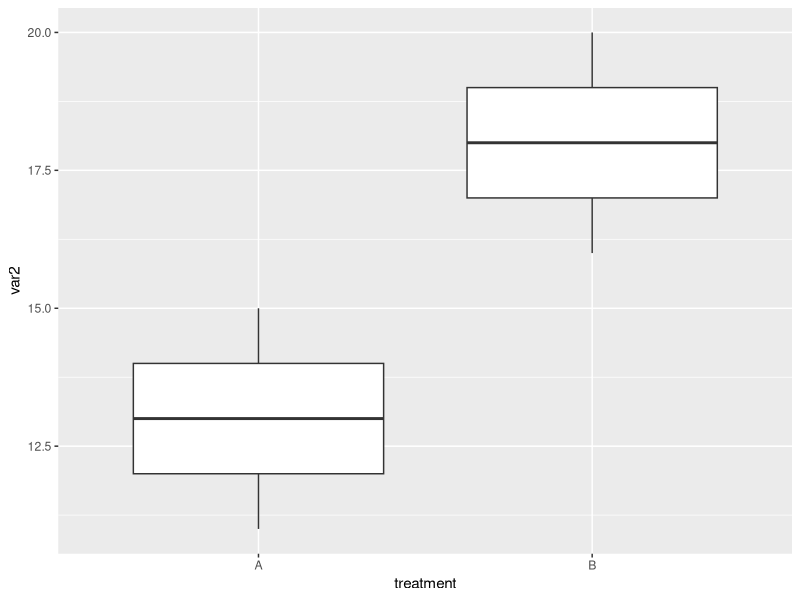
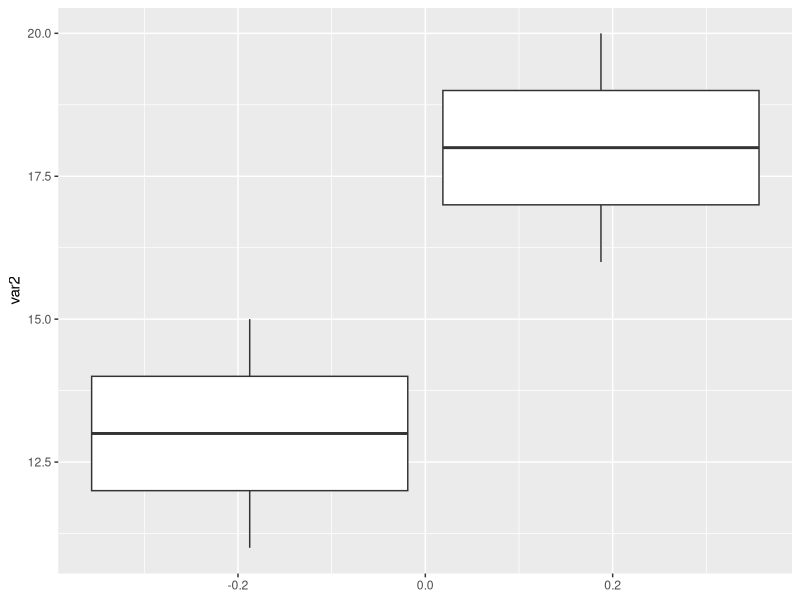
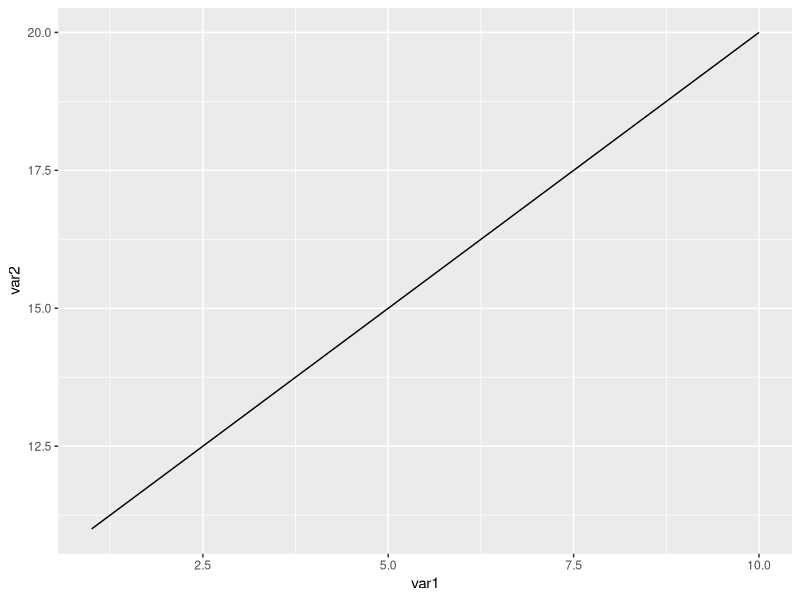
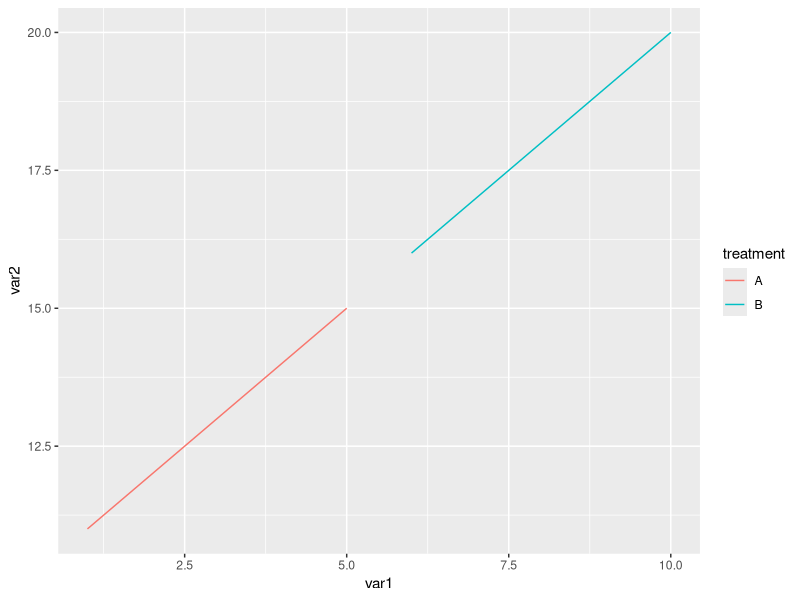
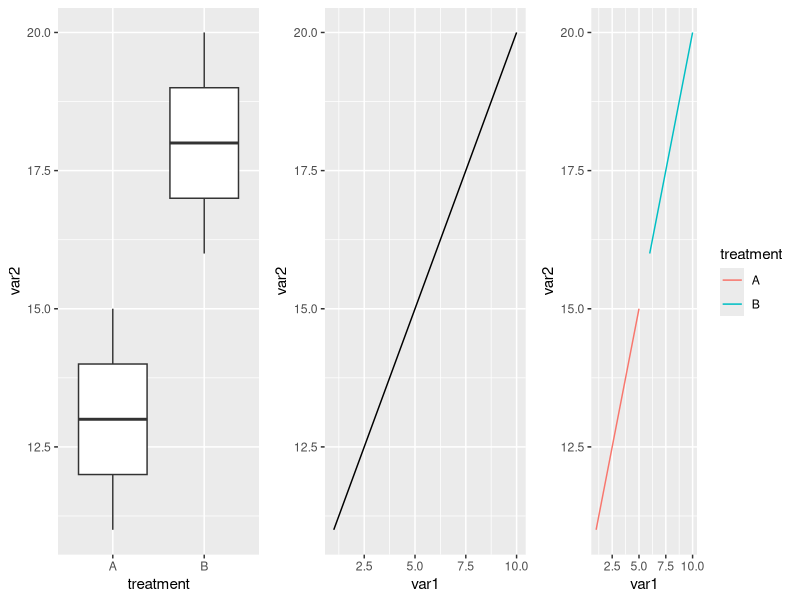
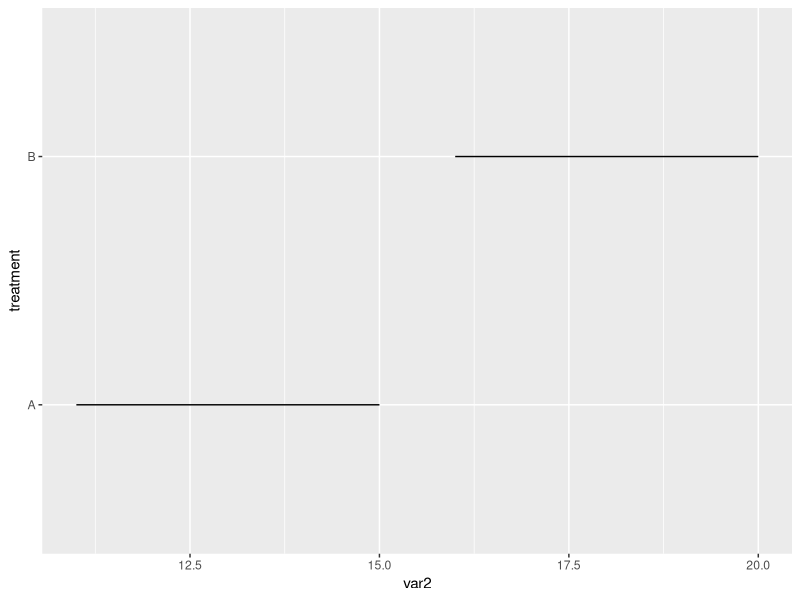
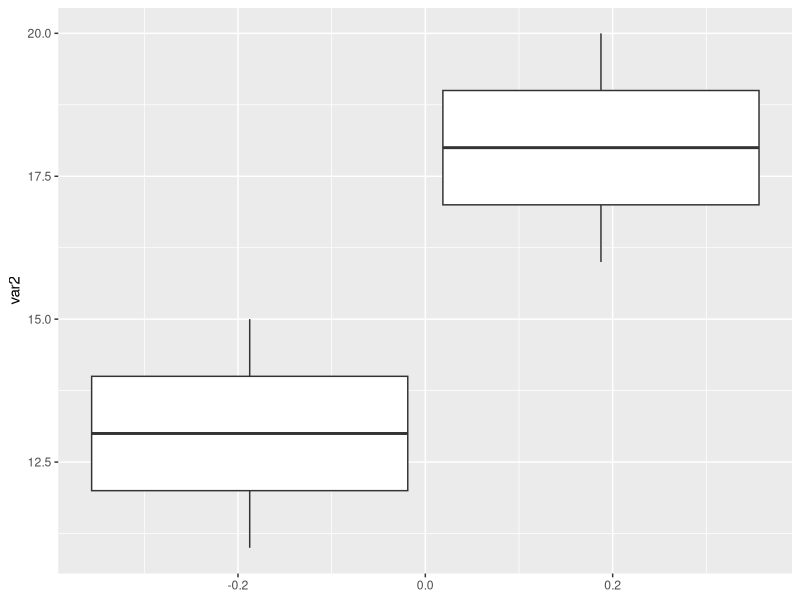
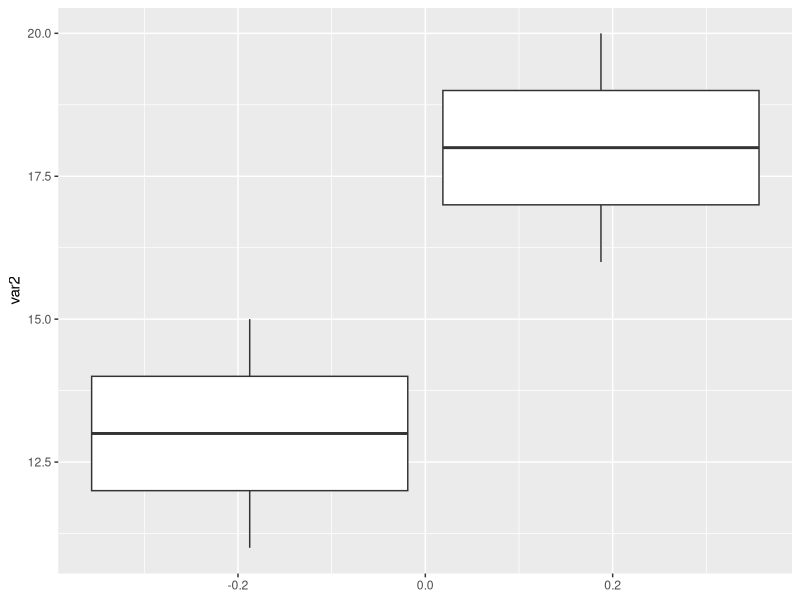

These charts were generated, in order, by the following R code: (Note: this script raises an error after producing the figures.)
# make a small data frame to play with:
var1 <- 1:10
var2 <- 11:20
mytreatment <- c(rep("A",5), rep("B",5))
mydata <- data.frame(var1 = var1, var2 = var2, treatment = mytreatment)
head(mydata)

#############################################################
## Some intial plots of a couple types to demonstrate aes():
library("ggplot2")
# boxplot by treatment:
p1 <- ggplot(mydata, aes(x = treatment, y = var2)) + geom_boxplot()
# another way of doing a similar plot to p1:
p1g <- ggplot(mydata, aes(group = treatment, y = var2)) + geom_boxplot()
# standard y ~ x plot using continuous variables:
p2 <- ggplot(mydata, aes(x = var1, y = var2)) + geom_line()

# view plots:
p1
p1g # note differences from p1: x axis is given arbitrary values!
p2

# adding another dimension to the mapping:
p3 <- ggplot(mydata, aes(x = var1, y = var2, color = treatment)) + 
  geom_line()
p3

# viewing multiple plots in a single object for comparison:
cowplot::plot_grid(p1,p2,p3, nrow = 1)

# a silly example that proves you can use categorical variables 
# on any axis:
ggplot(mydata, aes(y = treatment, x = var2)) + geom_line()

# this works, but it shouldn't
ggplot(mydata, aes(y = var2, LOLCATS = treatment)) + 
  geom_boxplot()

# this makes the same plot as the previous one, but at least it gives
# a warning message
ggplot( mydata ) + 
  geom_boxplot( aes(y = var2, LOLCATS = treatment) )

#################################################################
# playing with mappings vs. appearances:
# two lines:
p1 <- ggplot(mydata, aes(x = var1, y = var2, linetype = treatment)) + geom_line()
p2 <- ggplot(mydata, aes(x = var1, y = var2)) + geom_line( linetype = "dashed")
cowplot::plot_grid(p1,p2, nrow = 1)

# a few different boxplots:
b1 <- ggplot(mydata) + 
  geom_boxplot(aes(y = var2, linetype = treatment))

b2 <- ggplot(mydata) + 
  geom_boxplot(aes(x = treatment, y = var2))

b3 <- ggplot(mydata) + 
  geom_boxplot(aes(treatment, var2, linetype = treatment))

b4 <- ggplot(mydata) + 
  geom_boxplot(aes(treatment, var2), linetype = "dashed")

cowplot::plot_grid( b1, b2, b3, b4, labels = letters[1:4])

# Two ways to NOT get a legend:
b3 + scale_linetype_discrete(guide = F)
b3 + guides( linetype = F )


###################################################################
## More aesthetics inside and outside of mappings

treat2 <- c("D","D", rep("C", 5), rep("D", 3))
mydata <- data.frame(x = sin(var1), y = cos(var1), treatment1 = mytreatment, treatment2 = treat2)
head(mydata)

# Here is a typical example of mapping with aesthetics.  
# Note use of objects in aes() call:
p1 <- ggplot(mydata) + 
  geom_line(aes( x, y, color = treatment1, linetype = treatment2 )) +
  geom_point( aes( x, y, shape = treatment2 ))

# Here is a typical example of optional aesthetic arguments 
# given outside of aes().  
# Note use of values as part of optional arguments:
p2 <- ggplot(mydata) + 
  geom_line( aes( x, y ), 
             color = "red", linetype = "dashed" ) +
  geom_point( aes( x, y ), shape = 12 ) + 
  
cowplot::plot_grid(p1,p2)

###########################################################
## Demonstrating Inheritance of aes() mappings

# error-producing code:
ggplot( mydata ) + 
  geom_line( aes( x, y, color = treatment1 ) ) +
  geom_point( aes( shape = treatment2 ) )
# that produces the following error:
# Error: geom_point requires the following missing aesthetics: # x, y


# But the following will run without errors:
ggplot( mydata, aes(x, y) ) + 
  geom_line( aes( color = treatment1 ) ) +
  geom_point( aes( shape = treatment2 ) )


